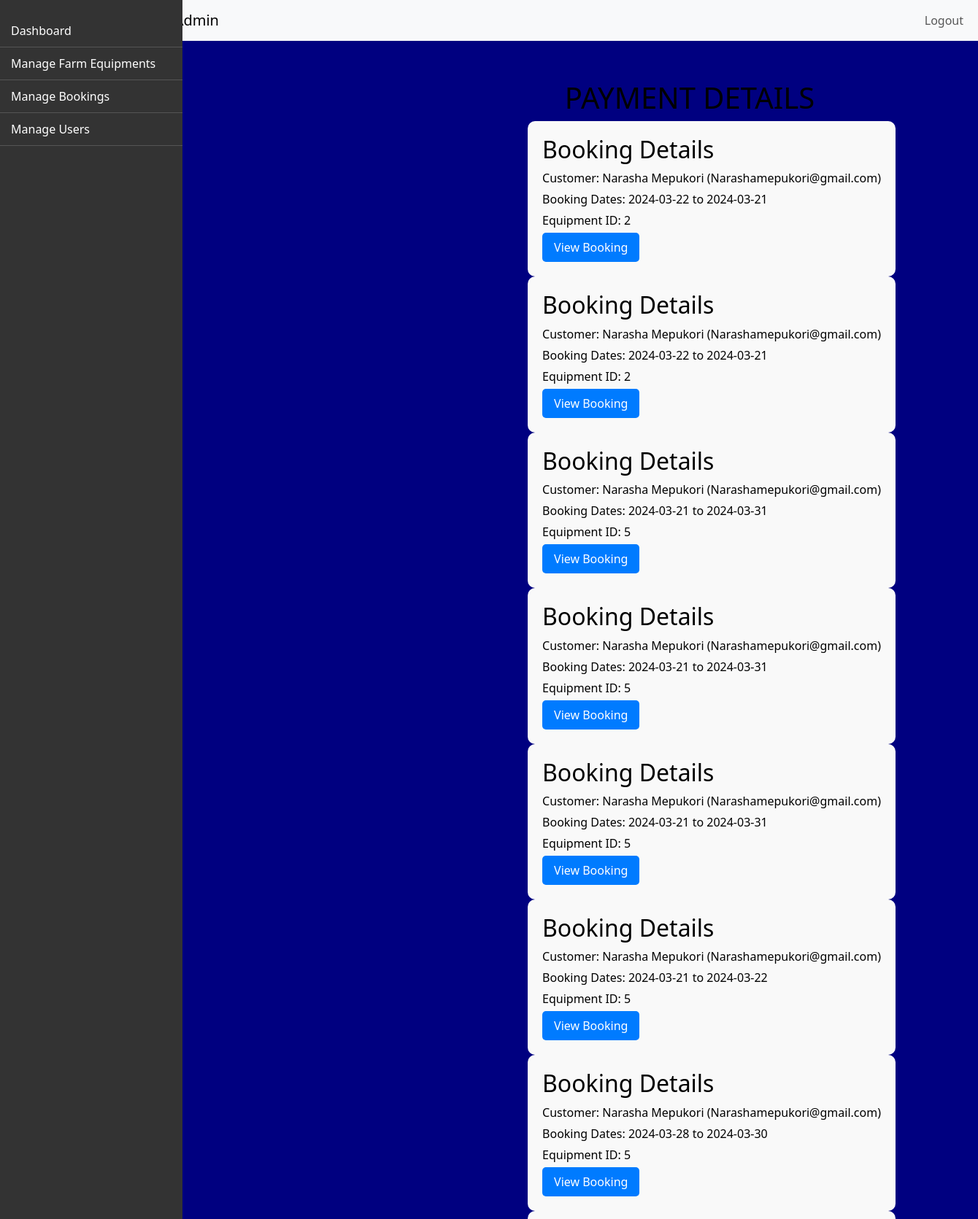
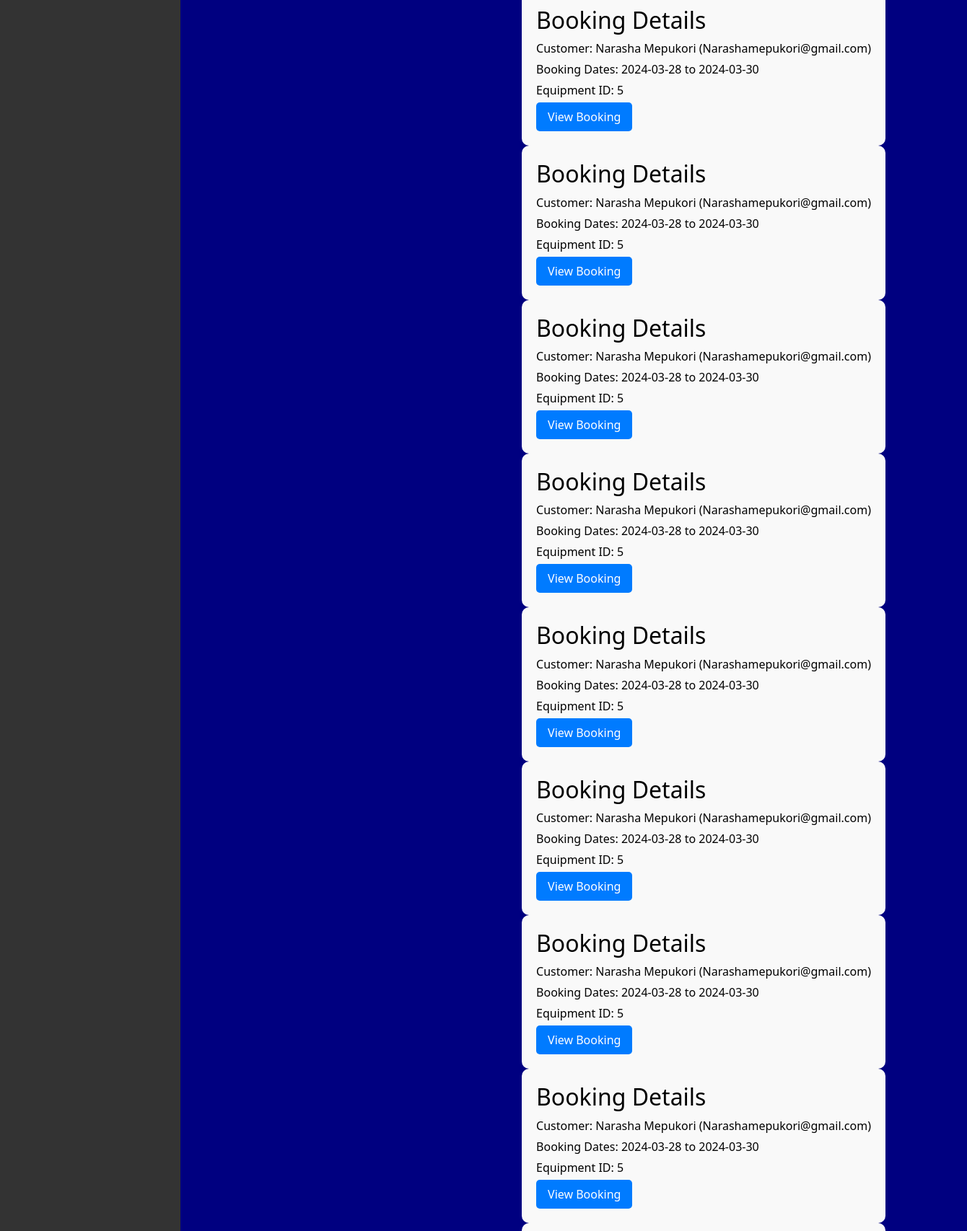
Screenshot of /Admin/manage-bookings.php (upper part) with the database file from the repository (2 pictures, top to bottom).
### tables this page shows
CREATE TABLE `bookings` (
  `id` int(11) NOT NULL,
  `name` varchar(255) NOT NULL,
  `email` varchar(255) NOT NULL,
  `phone` varchar(20) NOT NULL,
  `start_date` date NOT NULL,
  `end_date` date NOT NULL,
  `equipment_id` int(11) NOT NULL,
  `booking_date` timestamp NOT NULL DEFAULT current_timestamp()
);

### Admin/manage-bookings.php (the view, shortened to what this page needs)
<!DOCTYPE html>
<html lang="en">
<head>
    <link href="https://cdn.jsdelivr.net/npm/bootstrap@5.3.0-alpha1/dist/css/bootstrap.min.css" rel="stylesheet">
</head>
<body>
<nav class="navbar navbar-expand-lg navbar-light bg-light">
    <div class="container-fluid">
        <a class="navbar-brand" href="about.php">Farm Equipment Rental Admin</a>
        <div class="collapse navbar-collapse" id="navbarNav">
            <ul class="navbar-nav ms-auto">
                               <li class="nav-item">
                    <a class="nav-link" href="logout.php">Logout</a>
                </li>
            </ul>
        </div>
    </div>
</nav>
<div class="sidebar">
    <ul>
        <li><a href="admin_dashboard.php">Dashboard</a></li>
        <li><a href="manage-products.php">Manage Farm Equipments</a></li>
        <li><a href="manage-bookings.php">Manage Bookings</a></li>
        <li><a href="users.php">Manage Users</a></li>
    </ul>
</div>
<br>
<div class="content">
<div class="container">
    <h1>PAYMENT DETAILS</h1>
    <?php
    include_once 'db_connection.php';
    $sql = "SELECT * FROM bookings";
    $result = $conn->query($sql);
    if ($result->num_rows > 0) {
        while($row = $result->fetch_assoc()) {
            $customer_name = $row["name"];
            $customer_email = $row["email"];
            $start_date = $row["start_date"];
            $end_date = $row["end_date"];
            $equipment_id = $row["equipment_id"];
            echo "<div class='booking-feedback'>";
            echo "<h2>Booking Details</h2>";
            echo "<p>Customer: $customer_name ($customer_email)</p>";
            echo "<p>Booking Dates: $start_date to $end_date</p>";
            echo "<p>Equipment ID: $equipment_id</p>";
            echo "<form action='process_payment.php' method='post'>";
            echo "<input type='submit' class='btn' value='View Booking'>";
            echo "</form>";
            echo "</div>";
        }
    } else {
        echo "<p>No bookings found.</p>";
    }
    ?>
</div>

### Admin/manage-bookings.php (style rules this page uses)
body { background: navy; color: black; }
.sidebar { position: fixed; top: 0; left: 0; height: 100%; width: 250px; background-color: #333; padding-top: 20px; }
.sidebar ul { list-style-type: none; padding: 0; }
.sidebar ul li { padding: 10px 15px; border-bottom: 1px solid #555; }
.sidebar ul li a { color: #fff; text-decoration: none; }
.content { margin-left: 250px; padding: 20px; }
.container { margin-top: 10px; text-align: center; margin-left: 150px; margin-right: auto; }
.booking-feedback { background-color: #f9f9f9; padding: 20px; border-radius: 10px; display: inline-block; text-align: left; margin-left: 60px; }
.booking-feedback p { margin: 5px 0; }
.btn { background-color: #007bff; color: #fff; border: none; padding: 8px 16px; border-radius: 5px; cursor: pointer; }

### rows the page displays
bookings: name "Narasha Mepukori", email "Narashamepukori@gmail.com", start_date "2024-03-22", end_date "2024-03-21", equipment "2"
bookings: name "Narasha Mepukori", email "Narashamepukori@gmail.com", start_date "2024-03-22", end_date "2024-03-21", equipment "2"
bookings: name "Narasha Mepukori", email "Narashamepukori@gmail.com", start_date "2024-03-21", end_date "2024-03-31", equipment "5"
bookings: name "Narasha Mepukori", email "Narashamepukori@gmail.com", start_date "2024-03-21", end_date "2024-03-31", equipment "5"
bookings: name "Narasha Mepukori", email "Narashamepukori@gmail.com", start_date "2024-03-21", end_date "2024-03-31", equipment "5"
bookings: name "Narasha Mepukori", email "Narashamepukori@gmail.com", start_date "2024-03-21", end_date "2024-03-22", equipment "5"
bookings: name "Narasha Mepukori", email "Narashamepukori@gmail.com", start_date "2024-03-28", end_date "2024-03-30", equipment "5"
bookings: name "Narasha Mepukori", email "Narashamepukori@gmail.com", start_date "2024-03-28", end_date "2024-03-30", equipment "5"
bookings: name "Narasha Mepukori", email "Narashamepukori@gmail.com", start_date "2024-03-28", end_date "2024-03-30", equipment "5"
bookings: name "Narasha Mepukori", email "Narashamepukori@gmail.com", start_date "2024-03-28", end_date "2024-03-30", equipment "5"
bookings: name "Narasha Mepukori", email "Narashamepukori@gmail.com", start_date "2024-03-28", end_date "2024-03-30", equipment "5"
bookings: name "Narasha Mepukori", email "Narashamepukori@gmail.com", start_date "2024-03-28", end_date "2024-03-30", equipment "5"
bookings: name "Narasha Mepukori", email "Narashamepukori@gmail.com", start_date "2024-03-28", end_date "2024-03-30", equipment "5"
bookings: name "Narasha Mepukori", email "Narashamepukori@gmail.com", start_date "2024-03-28", end_date "2024-03-30", equipment "5"
bookings: name "Narasha Mepukori", email "Narashamepukori@gmail.com", start_date "2024-03-28", end_date "2024-03-30", equipment "5"
